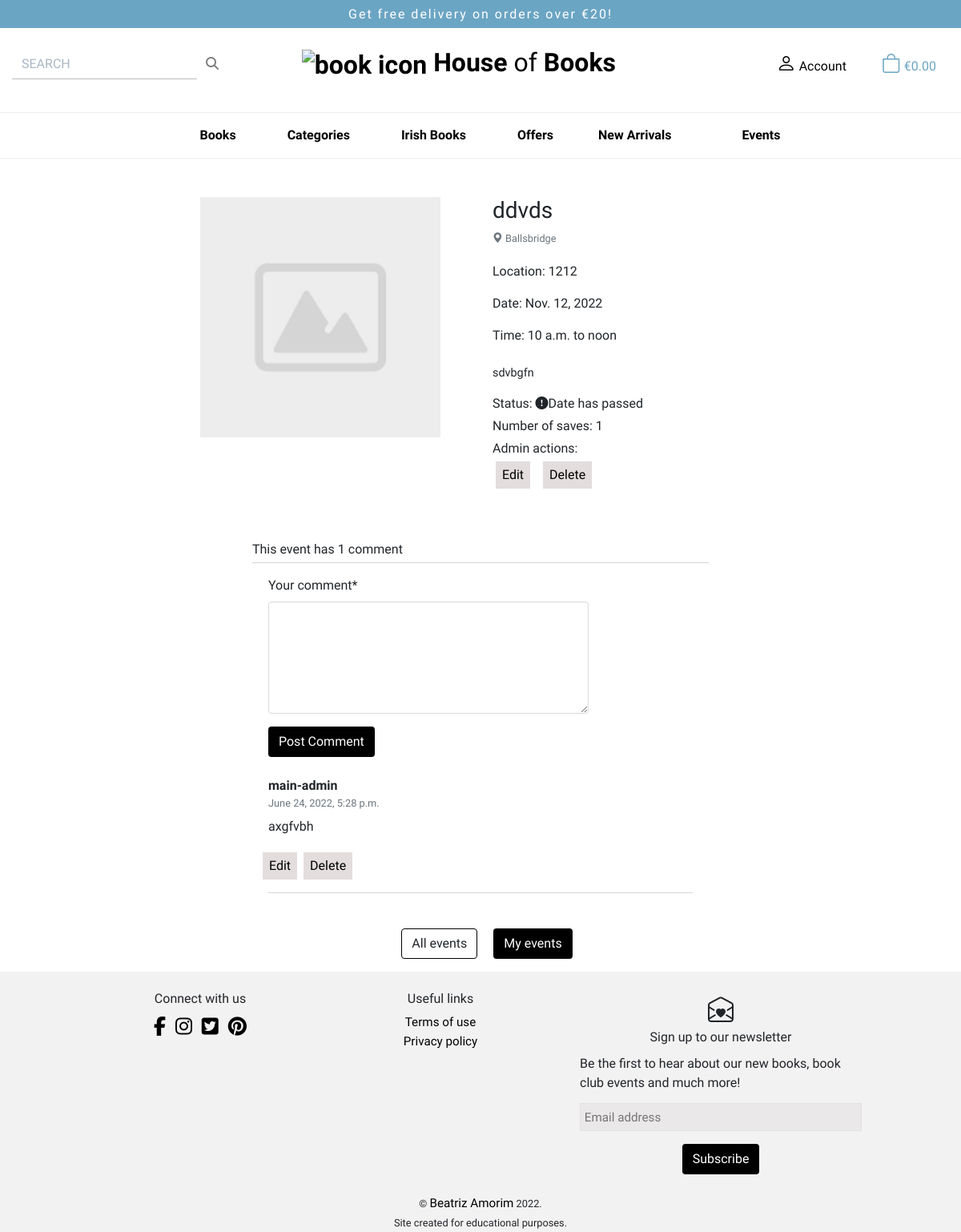
The app's page /events/3/ (signed in) with its own data.
### events/models.py (models this page shows, shortened)
class Event(models.Model):
    class Meta:
        ordering = ['-date']
    name = models.CharField(max_length=50)
    location = models.CharField(max_length=100)
    county = models.ForeignKey(
        County, on_delete=models.CASCADE, related_name='events'
        )
    date = models.DateField()
    start_time = models.TimeField()
    end_time = models.TimeField()
    image = models.ImageField(null=True, blank=True)
    event_description = models.TextField()
    @property
    def date_passed(self):
        return self.date < datetime.date.today()
    def __str__(self):
        event_date = self.date.strftime('%d/%m/%Y')
        return f'{self.name} on {event_date}'

class County(models.Model):
    class Meta:
        verbose_name_plural = 'Counties'
        ordering = ['name']
    name = models.CharField(max_length=20, unique=True)
    friendly_name = models.CharField(max_length=20)

class Comment(models.Model):
    class Meta:
        ordering = ['created_on']
    author_comment = models.ForeignKey(
        User, on_delete=models.CASCADE, related_name='event_comments'
        )
    event = models.ForeignKey(
        Event, on_delete=models.CASCADE, related_name='comments'
        )
    comment = models.TextField()
    created_on = models.DateTimeField(auto_now_add=True)

### events/views.py (the view)
# urls.py: path('<int:event_id>/', views.event_details, name='event_details'),
def event_details(request, event_id):
    saved_events_list = None
    event = get_object_or_404(Event, pk=event_id)
    comments = event.comments.all()
    event_saves = SavedEventList.objects.filter(event__in=[event]).count()
    if request.user.is_authenticated:
        user_profile = get_object_or_404(UserProfile, user=request.user)
        try:
            saved_events_list = get_object_or_404(
                SavedEventList, user=user_profile
                )
        except Http404:
            saved_events_list = None
    if request.method == 'POST':
        if not request.user.is_authenticated:
            raise PermissionDenied()
        else:
            form = CommentForm(request.POST)
            redirect_url = request.POST.get('redirect_url')
            if form.is_valid():
                comment = form.save(commit=False)
                comment.author_comment = request.user
                comment.event = event
                comment.save()
                messages.success(
                    request,
                    f'Comment on: "{event}" successfully posted!'
                    )
                return redirect(redirect_url)
            else:
                messages.error(
                    request,
                    'Comment NOT posted. Please check the form for errors and '
                    're-submit.'
                    )
    else:
        form = CommentForm()
    context = {
        'event': event,
        'comments': comments,
        'form': form,
        'saved_events_list': saved_events_list,
        'event_saves': event_saves,
    }
    return render(request, 'events/event_details.html', context)

### events/forms.py (shortened to what this page needs)
class CommentForm(forms.ModelForm):
    class Meta:
        model = Comment
        fields = ('comment', )
        labels = {'comment': 'Your comment', }
    def __init__(self, *args, **kwargs):
        super().__init__(*args, **kwargs)
        self.fields['comment'].widget.attrs = {'rows': 5, 'maxlength': 1000}
        for field in self.fields:
            self.fields[field].widget.attrs['class'] = 'brand-form-input'

### bag/context.py (called while the page is built, shortened)
def bag_contents(request):
    bag_items = []
    total = 0
    product_count = 0
    bag = request.session.get('bag', {})
    if total < settings.FREE_DELIVERY_THRESHOLD:
        delivery = total * Decimal(settings.STANDARD_DELIVERY_PERCENTAGE / 100)
        free_delivery_delta = settings.FREE_DELIVERY_THRESHOLD - total
    else:
        delivery = 0
        free_delivery_delta = 0
    grand_total = delivery + total
    context = {
        'bag_items': bag_items,
        'total': total,
        'product_count': product_count,
        'delivery': delivery,
        'free_delivery_delta': free_delivery_delta,
        'free_delivery_threshold': settings.FREE_DELIVERY_THRESHOLD,
        'grand_total': grand_total,
    }
    return context

### events/templates/events/event_details.html (shortened to what this page needs)
{% extends "base.html" %}
{% load static %}
{% block extra_css %}
<link rel="stylesheet" href="{% static 'events/css/events.css' %}">
{% endblock %}
{% block content %}
<section class=" container-fluid mt-5 events-container">
    <div class="row  justify-content-center">
        <div class="col-12 col-md-6 col-lg-4 mb-2 text-center">
            {% if event.image %}
            <img src="{{ event.image.url }}" alt="{{ event.name }}" width="300">
            {% else %}
            <img src="{{ MEDIA_URL }}default.png" alt="{{ event.name }}" width="300">
            {% endif %}
        </div>
        <div class="col-12 col-md-6 col-lg-4 event-name">
            <h1 class=" h3">{{ event.name }}</h1>
            <p class="small pb-1">
                <a href="{% url 'events' %}?county={{event.county.name}}" class="text-muted">
                    <i class="bi bi-geo-alt-fill icon" aria-hidden="true"></i> {{ event.county.friendly_name }}
                </a>
            </p>
            <p>Location: {{ event.location }}</p>
            <p>Date: {{ event.date }}</p>
            <p>Time: {{ event.start_time }} to {{ event.end_time }}</p>
            <p class="event-description text-justify">{{ event.event_description }}</p>
            {% if event in saved_events_list.event.all or request.user.is_superuser %}
            <p class="font-90 mt-2 mb-1"><span class="fw-600">Status:</span>
                <span class="font-90">{% if event.date_passed %}
                    <i class="bi bi-exclamation-circle-fill icon" aria-hidden="true"></i>Date has passed
                    {% else %}Upcoming {% endif %}
                </span>
            </p>
            {% endif %}
            {% if request.user.is_superuser %}
            <p class="font-90 mb-1"><span class="fw-600">Number of saves:</span>
                <span class="font-90">{{ event_saves }}</span>
            </p>
            <p class="fw-600 font-90">Admin actions:<br>
                <button class="delete-edit-button edit ml-1 mt-1"><a href="{% url 'edit_event' event.id %}">
                        Edit</a></button>
                <button class="delete-edit-button delete ml-1 mt-1"><a href="#deleteeventModal{{ event.id }}"
                        data-toggle="modal">
                        Delete</a></button>
            </p>
        </div>
        {% endif %}
    </div>
    <div class=" row pb-3 pt-lg-5 justify-content-center">
        <div class="col-12 col-sm-10 col-md-8 col-lg-8 col-xl-6">
            <h3 class="h6 d-inline">This event has {{ event.comments.all|length }}
                comment{% if event.comments.all|length != 1 %}s{% endif %}</h3>
            <hr class="mt-1">
            <div class="card-body pt-0">
                <div class="mb-4">
                    {% if request.user.is_authenticated %}
                    <form method="POST" action="{% url 'event_details' event.id %}" class="brand-form">
                        {{ form|crispy }}
                        <div class="text-left">
                            <button type="submit" class="btn general-btn">Post Comment</button>
                        </div>
                    </form>
                    {% else %}
                    <p class="small text-muted mt-2"><i class="bi bi-chat-left icon" aria-hidden="true"></i><a
                            class="text-link" href="{% url 'account_login' %}">Sign In</a> or <a class="text-link"
                            href="{% url 'account_signup' %}">Sign Up</a> to add a comment.
                    </p>
                    {% endif %}
                </div>
                {% for comment in comments %}
                <div>
                    <p class="font-weight-bold mb-0">{{ comment.author_comment }}</p>
                    <p class="small text-muted mb-2">{{ comment.created_on }}</p>
                    {{ comment.comment | linebreaks }}
                    {% if request.user == comment.author_comment %}
                    <div class="row">
                        <button class="delete-edit-button edit mt-1 ml-2"><a href="{% url 'edit_comment' comment.id %}">
                                Edit</a></button>
                        <button class="delete-edit-button delete mt-1"><a href="#deleteCommentModal{{ comment.id }}"
                                data-toggle="modal">
                                Delete</a></button>
                    </div>
                    {% endif %}
                </div>
                <hr>
                {% empty %}
                <p>No comments on this event yet. Start the conversation...</p>
                {% endfor %}
            </div>
            <div class="pl-3 pt-2 text-center">
                {% if event in saved_events_list.event.all %}
                <a class="btn general-btn-1" href="{% url 'events' %}">All events</a>
                <a class="btn general-btn ml-3" href="{% url 'my_events' %}">My events</a>
                {% else %}
                <a class="btn general-btn" href="{% url 'events' %}">Back to events</a>
                {% endif %}
            </div>
        </div>
    </div>
</section>
{% endblock %}

### static/css/base.css (style rules this page uses)
* { margin: 0; padding: 0; box-sizing: border-box; font-family: 'sora'; }
hr { background-color: #eee; color: #eee; }
#id_comment { height: 140px; max-width: 400px; }
.general-btn { background-color: #000000; color: white; }
.general-btn-1 { border: 1px solid black; }
.delete-edit-button { padding: 0.3rem 0.5rem; border: none; }
.delete-edit-button a { color: rgb(0, 0, 0); }
.edit { margin-left: -1rem; }
.form-control { border: 1px solid rgb(220, 217, 217) !important; }

### events/static/events/css/events.css (style rules this page uses)
.delete-edit-button { padding: 0.3rem 0.5rem; border: none; background-color: rgba(221, 213, 213, 0.808); margin-right: 0.5rem; }
.delete-edit-button a { color: rgb(0, 0, 0); }
.event-description { font-size: 0.9rem; padding-top: 0.5rem; }

### records on screen
Event: name "ddvds", county.friendly_name "Ballsbridge", location "1212", date "Nov. 12, 2022", start_time "10 a.m.", end_time "noon", event_description "sdvbgfn", comments.all|length "1"
Comment: author_comment "main-admin", created_on "June 24, 2022, 5:28 p.m.", comment "axgfvbh"

### other values on screen
{{ free_delivery_threshold }} "20"
{{ event_saves }} "1"
